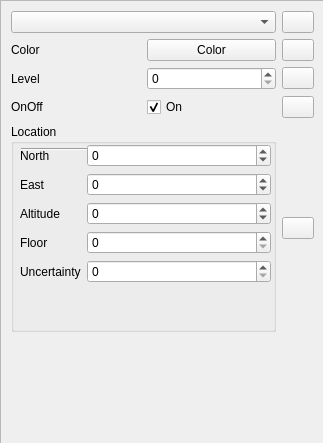
<?xml version="1.0" encoding="UTF-8"?>
<ui version="4.0">
 <class>NodeEditor</class>
 <widget class="QWidget" name="NodeEditor">
  <property name="geometry">
   <rect>
    <x>0</x>
    <y>0</y>
    <width>323</width>
    <height>443</height>
   </rect>
  </property>
  <property name="sizePolicy">
   <sizepolicy hsizetype="Preferred" vsizetype="Preferred">
    <horstretch>0</horstretch>
    <verstretch>0</verstretch>
   </sizepolicy>
  </property>
  <property name="windowTitle">
   <string>Form</string>
  </property>
  <widget class="QScrollArea" name="scrollArea">
   <property name="geometry">
    <rect>
     <x>0</x>
     <y>0</y>
     <width>381</width>
     <height>481</height>
    </rect>
   </property>
   <property name="widgetResizable">
    <bool>true</bool>
   </property>
   <widget class="QWidget" name="scrollAreaWidgetContents">
    <property name="geometry">
     <rect>
      <x>0</x>
      <y>0</y>
      <width>379</width>
      <height>479</height>
     </rect>
    </property>
    <widget class="Line" name="line">
     <property name="geometry">
      <rect>
       <x>20</x>
       <y>147</y>
       <width>169</width>
       <height>3</height>
      </rect>
     </property>
     <property name="orientation">
      <enum>Qt::Horizontal</enum>
     </property>
    </widget>
    <widget class="QWidget" name="gridLayoutWidget">
     <property name="geometry">
      <rect>
       <x>10</x>
       <y>10</y>
       <width>303</width>
       <height>321</height>
      </rect>
     </property>
     <layout class="QGridLayout" name="gridLayout">
      <property name="sizeConstraint">
       <enum>QLayout::SetDefaultConstraint</enum>
      </property>
      <item row="1" column="4">
       <widget class="QPushButton" name="sendColorButton">
        <property name="maximumSize">
         <size>
          <width>32</width>
          <height>16777215</height>
         </size>
        </property>
        <property name="text">
         <string/>
        </property>
        <property name="icon">
         <iconset>
          <normalon>images/send.png</normalon>
         </iconset>
        </property>
       </widget>
      </item>
      <item row="1" column="2" alignment="Qt::AlignLeft">
       <widget class="QLabel" name="colorLabel">
        <property name="sizePolicy">
         <sizepolicy hsizetype="Minimum" vsizetype="Minimum">
          <horstretch>0</horstretch>
          <verstretch>0</verstretch>
         </sizepolicy>
        </property>
        <property name="text">
         <string>Color</string>
        </property>
       </widget>
      </item>
      <item row="3" column="2" alignment="Qt::AlignLeft">
       <widget class="QLabel" name="onoffLabel">
        <property name="sizePolicy">
         <sizepolicy hsizetype="Minimum" vsizetype="Minimum">
          <horstretch>0</horstretch>
          <verstretch>0</verstretch>
         </sizepolicy>
        </property>
        <property name="text">
         <string>OnOff</string>
        </property>
       </widget>
      </item>
      <item row="0" column="2" colspan="2">
       <widget class="QComboBox" name="nodeComboBox"/>
      </item>
      <item row="3" column="4">
       <widget class="QPushButton" name="sendOnOffButton">
        <property name="maximumSize">
         <size>
          <width>32</width>
          <height>16777215</height>
         </size>
        </property>
        <property name="text">
         <string/>
        </property>
        <property name="icon">
         <iconset>
          <normalon>images/send.png</normalon>
         </iconset>
        </property>
       </widget>
      </item>
      <item row="3" column="3">
       <widget class="QCheckBox" name="onoffCheckBox">
        <property name="text">
         <string>On</string>
        </property>
        <property name="checked">
         <bool>true</bool>
        </property>
       </widget>
      </item>
      <item row="2" column="4">
       <widget class="QPushButton" name="sendLevelButton">
        <property name="maximumSize">
         <size>
          <width>32</width>
          <height>16777215</height>
         </size>
        </property>
        <property name="text">
         <string/>
        </property>
        <property name="icon">
         <iconset>
          <normalon>images/send.png</normalon>
         </iconset>
        </property>
       </widget>
      </item>
      <item row="1" column="3">
       <widget class="ColorButton" name="colorButton">
        <property name="text">
         <string>Color</string>
        </property>
       </widget>
      </item>
      <item row="2" column="3">
       <widget class="QSpinBox" name="levelSpinBox"/>
      </item>
      <item row="2" column="2" alignment="Qt::AlignLeft">
       <widget class="QLabel" name="levelLabel">
        <property name="sizePolicy">
         <sizepolicy hsizetype="Minimum" vsizetype="Minimum">
          <horstretch>0</horstretch>
          <verstretch>0</verstretch>
         </sizepolicy>
        </property>
        <property name="text">
         <string>Level</string>
        </property>
       </widget>
      </item>
      <item row="4" column="4" rowspan="2">
       <widget class="QPushButton" name="sendLocationButton">
        <property name="maximumSize">
         <size>
          <width>32</width>
          <height>16777215</height>
         </size>
        </property>
        <property name="text">
         <string/>
        </property>
        <property name="icon">
         <iconset>
          <normaloff>images/send.png</normaloff>images/send.png</iconset>
        </property>
       </widget>
      </item>
      <item row="0" column="4">
       <widget class="QPushButton" name="refreshDevicesButton">
        <property name="maximumSize">
         <size>
          <width>32</width>
          <height>16777215</height>
         </size>
        </property>
        <property name="text">
         <string/>
        </property>
        <property name="icon">
         <iconset>
          <normalon>images/refresh.png</normalon>
         </iconset>
        </property>
       </widget>
      </item>
      <item row="4" column="2" rowspan="2" colspan="2">
       <widget class="QGroupBox" name="groupBox">
        <property name="title">
         <string>Location</string>
        </property>
        <widget class="QWidget" name="formLayoutWidget">
         <property name="geometry">
          <rect>
           <x>9</x>
           <y>20</y>
           <width>251</width>
           <height>171</height>
          </rect>
         </property>
         <layout class="QFormLayout" name="formLayout">
          <item row="0" column="0">
           <widget class="QLabel" name="northLabel">
            <property name="sizePolicy">
             <sizepolicy hsizetype="Minimum" vsizetype="Minimum">
              <horstretch>0</horstretch>
              <verstretch>0</verstretch>
             </sizepolicy>
            </property>
            <property name="text">
             <string>North</string>
            </property>
           </widget>
          </item>
          <item row="0" column="1">
           <widget class="QSpinBox" name="northSpinBox">
            <property name="minimum">
             <number>-32768</number>
            </property>
            <property name="maximum">
             <number>32767</number>
            </property>
           </widget>
          </item>
          <item row="1" column="0">
           <widget class="QLabel" name="eastLabel">
            <property name="sizePolicy">
             <sizepolicy hsizetype="Minimum" vsizetype="Minimum">
              <horstretch>0</horstretch>
              <verstretch>0</verstretch>
             </sizepolicy>
            </property>
            <property name="text">
             <string>East</string>
            </property>
           </widget>
          </item>
          <item row="1" column="1">
           <widget class="QSpinBox" name="eastSpinBox">
            <property name="minimum">
             <number>-32768</number>
            </property>
            <property name="maximum">
             <number>32767</number>
            </property>
           </widget>
          </item>
          <item row="2" column="1">
           <widget class="QSpinBox" name="altitudeSpinBox">
            <property name="minimum">
             <number>-32768</number>
            </property>
            <property name="maximum">
             <number>32767</number>
            </property>
            <property name="value">
             <number>0</number>
            </property>
           </widget>
          </item>
          <item row="2" column="0">
           <widget class="QLabel" name="altitudeLabel">
            <property name="sizePolicy">
             <sizepolicy hsizetype="Minimum" vsizetype="Minimum">
              <horstretch>0</horstretch>
              <verstretch>0</verstretch>
             </sizepolicy>
            </property>
            <property name="text">
             <string>Altitude</string>
            </property>
           </widget>
          </item>
          <item row="3" column="0">
           <widget class="QLabel" name="floorLabel">
            <property name="sizePolicy">
             <sizepolicy hsizetype="Minimum" vsizetype="Minimum">
              <horstretch>0</horstretch>
              <verstretch>0</verstretch>
             </sizepolicy>
            </property>
            <property name="text">
             <string>Floor</string>
            </property>
           </widget>
          </item>
          <item row="3" column="1">
           <widget class="QSpinBox" name="floorSpinBox">
            <property name="minimum">
             <number>0</number>
            </property>
            <property name="maximum">
             <number>255</number>
            </property>
           </widget>
          </item>
          <item row="4" column="0">
           <widget class="QLabel" name="uncertaintyLabel">
            <property name="sizePolicy">
             <sizepolicy hsizetype="Minimum" vsizetype="Minimum">
              <horstretch>0</horstretch>
              <verstretch>0</verstretch>
             </sizepolicy>
            </property>
            <property name="text">
             <string>Uncertainty</string>
            </property>
           </widget>
          </item>
          <item row="4" column="1">
           <widget class="QSpinBox" name="uncertaintySpinBox">
            <property name="maximum">
             <number>65535</number>
            </property>
           </widget>
          </item>
         </layout>
        </widget>
       </widget>
      </item>
     </layout>
    </widget>
   </widget>
  </widget>
 </widget>
 <customwidgets>
  <customwidget>
   <class>ColorButton</class>
   <extends>QPushButton</extends>
   <header>colorbutton</header>
  </customwidget>
 </customwidgets>
 <resources/>
 <connections/>
</ui>
